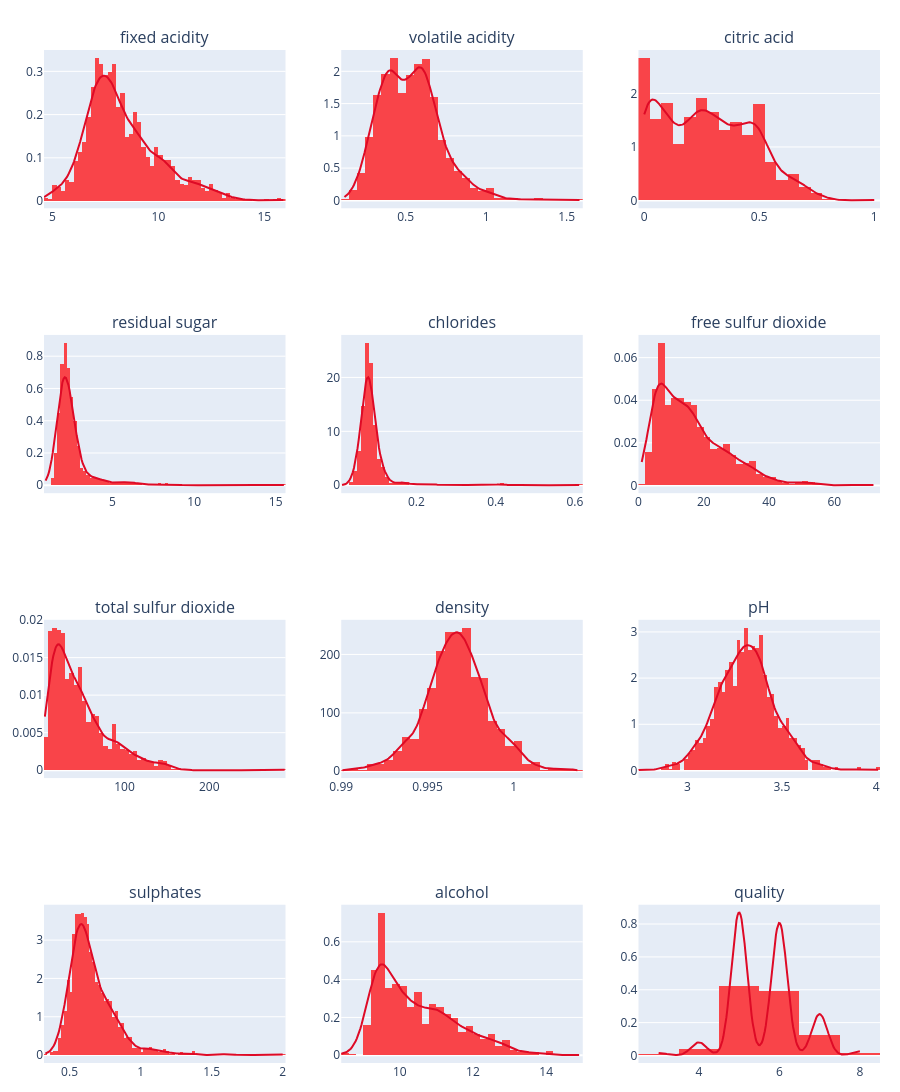

The notebook cell this image was saved under:
### Code cell
import plotly.graph_objects as go
from plotly.subplots import make_subplots
from scipy import stats

fig = make_subplots(
    rows=4,
    cols=3,
    subplot_titles=df.columns
)

for j, col in enumerate(df.columns):
    values = df[col].dropna().values

    row = j // 3 + 1
    column = j % 3 + 1

    # Histogram
    fig.add_trace(
        go.Histogram(
            x=values,
            histnorm="probability density",
            marker_color="#f94449",
            showlegend=False
        ),
        row=row,
        col=column
    )

    # KDE curve (only for numeric columns with sufficient variation)
    if len(values) > 1 and np.std(values) > 0:
        kde = stats.gaussian_kde(values)
        x_range = np.linspace(values.min(), values.max(), 200)

        fig.add_trace(
            go.Scatter(
                x=x_range,
                y=kde(x_range),
                mode="lines",
                line=dict(color="#de0a26", width=2),
                showlegend=False
            ),
            row=row,
            col=column
        )

fig.update_layout(
    height=1200,
    showlegend=False,
    margin={"l": 20, "r": 20, "t": 50, "b": 20}
)

fig.show()

### Figure 1 — Plotly figure (JSON) as saved in the notebook; plotly's stock layout.template omitted (floating-point values rounded to 4 significant figures; data arrays with more than 128 entries replaced by an {"elided": "..."} marker saying what was removed)
{"data": [{"histnorm": "probability density", "marker": {"color": "#f94449"}, "showlegend": false, "type": "histogram", "x": {"elided": "1359 float values"}, "xaxis": "x", "yaxis": "y"}, {"line": {"color": "#de0a26", "width": 2}, "mode": "lines", "showlegend": false, "type": "scatter", "x": {"elided": "200 float values"}, "xaxis": "x", "y": {"elided": "200 float values"}, "yaxis": "y"}, {"histnorm": "probability density", "marker": {"color": "#f94449"}, "showlegend": false, "type": "histogram", "x": {"elided": "1359 float values"}, "xaxis": "x2", "yaxis": "y2"}, {"line": {"color": "#de0a26", "width": 2}, "mode": "lines", "showlegend": false, "type": "scatter", "x": {"elided": "200 float values"}, "xaxis": "x2", "y": {"elided": "200 float values"}, "yaxis": "y2"}, {"histnorm": "probability density", "marker": {"color": "#f94449"}, "showlegend": false, "type": "histogram", "x": {"elided": "1359 float values"}, "xaxis": "x3", "yaxis": "y3"}, {"line": {"color": "#de0a26", "width": 2}, "mode": "lines", "showlegend": false, "type": "scatter", "x": {"elided": "200 float values"}, "xaxis": "x3", "y": {"elided": "200 float values"}, "yaxis": "y3"}, {"histnorm": "probability density", "marker": {"color": "#f94449"}, "showlegend": false, "type": "histogram", "x": {"elided": "1359 float values"}, "xaxis": "x4", "yaxis": "y4"}, {"line": {"color": "#de0a26", "width": 2}, "mode": "lines", "showlegend": false, "type": "scatter", "x": {"elided": "200 float values"}, "xaxis": "x4", "y": {"elided": "200 float values"}, "yaxis": "y4"}, {"histnorm": "probability density", "marker": {"color": "#f94449"}, "showlegend": false, "type": "histogram", "x": {"elided": "1359 float values"}, "xaxis": "x5", "yaxis": "y5"}, {"line": {"color": "#de0a26", "width": 2}, "mode": "lines", "showlegend": false, "type": "scatter", "x": {"elided": "200 float values"}, "xaxis": "x5", "y": {"elided": "200 float values"}, "yaxis": "y5"}, {"histnorm": "probability density", "marker": {"color": "#f94449"}, "showlegend": false, "type": "histogram", "x": {"elided": "1359 float values"}, "xaxis": "x6", "yaxis": "y6"}, {"line": {"color": "#de0a26", "width": 2}, "mode": "lines", "showlegend": false, "type": "scatter", "x": {"elided": "200 float values"}, "xaxis": "x6", "y": {"elided": "200 float values"}, "yaxis": "y6"}, {"histnorm": "probability density", "marker": {"color": "#f94449"}, "showlegend": false, "type": "histogram", "x": {"elided": "1359 float values"}, "xaxis": "x7", "yaxis": "y7"}, {"line": {"color": "#de0a26", "width": 2}, "mode": "lines", "showlegend": false, "type": "scatter", "x": {"elided": "200 float values"}, "xaxis": "x7", "y": {"elided": "200 float values"}, "yaxis": "y7"}, {"histnorm": "probability density", "marker": {"color": "#f94449"}, "showlegend": false, "type": "histogram", "x": {"elided": "1359 float values"}, "xaxis": "x8", "yaxis": "y8"}, {"line": {"color": "#de0a26", "width": 2}, "mode": "lines", "showlegend": false, "type": "scatter", "x": {"elided": "200 float values"}, "xaxis": "x8", "y": {"elided": "200 float values"}, "yaxis": "y8"}, {"histnorm": "probability density", "marker": {"color": "#f94449"}, "showlegend": false, "type": "histogram", "x": {"elided": "1359 float values"}, "xaxis": "x9", "yaxis": "y9"}, {"line": {"color": "#de0a26", "width": 2}, "mode": "lines", "showlegend": false, "type": "scatter", "x": {"elided": "200 float values"}, "xaxis": "x9", "y": {"elided": "200 float values"}, "yaxis": "y9"}, {"histnorm": "probability density", "marker": {"color": "#f94449"}, "showlegend": false, "type": "histogram", "x": {"elided": "1359 float values"}, "xaxis": "x10", "yaxis": "y10"}, {"line": {"color": "#de0a26", "width": 2}, "mode": "lines", "showlegend": false, "type": "scatter", "x": {"elided": "200 float values"}, "xaxis": "x10", "y": {"elided": "200 float values"}, "yaxis": "y10"}, {"histnorm": "probability density", "marker": {"color": "#f94449"}, "showlegend": false, "type": "histogram", "x": {"elided": "1359 float values"}, "xaxis": "x11", "yaxis": "y11"}, {"line": {"color": "#de0a26", "width": 2}, "mode": "lines", "showlegend": false, "type": "scatter", "x": {"elided": "200 float values"}, "xaxis": "x11", "y": {"elided": "200 float values"}, "yaxis": "y11"}, {"histnorm": "probability density", "marker": {"color": "#f94449"}, "showlegend": false, "type": "histogram", "x": {"elided": "1359 int values"}, "xaxis": "x12", "yaxis": "y12"}, {"line": {"color": "#de0a26", "width": 2}, "mode": "lines", "showlegend": false, "type": "scatter", "x": {"elided": "200 float values"}, "xaxis": "x12", "y": {"elided": "200 float values"}, "yaxis": "y12"}], "layout": {"annotations": [{"font": {"size": 16}, "showarrow": false, "text": "fixed acidity", "x": 0.1444, "xanchor": "center", "xref": "paper", "y": 1, "yanchor": "bottom", "yref": "paper"}, {"font": {"size": 16}, "showarrow": false, "text": "volatile acidity", "x": 0.5, "xanchor": "center", "xref": "paper", "y": 1, "yanchor": "bottom", "yref": "paper"}, {"font": {"size": 16}, "showarrow": false, "text": "citric acid", "x": 0.8556, "xanchor": "center", "xref": "paper", "y": 1, "yanchor": "bottom", "yref": "paper"}, {"font": {"size": 16}, "showarrow": false, "text": "residual sugar", "x": 0.1444, "xanchor": "center", "xref": "paper", "y": 0.7188, "yanchor": "bottom", "yref": "paper"}, {"font": {"size": 16}, "showarrow": false, "text": "chlorides", "x": 0.5, "xanchor": "center", "xref": "paper", "y": 0.7188, "yanchor": "bottom", "yref": "paper"}, {"font": {"size": 16}, "showarrow": false, "text": "free sulfur dioxide", "x": 0.8556, "xanchor": "center", "xref": "paper", "y": 0.7188, "yanchor": "bottom", "yref": "paper"}, {"font": {"size": 16}, "showarrow": false, "text": "total sulfur dioxide", "x": 0.1444, "xanchor": "center", "xref": "paper", "y": 0.4375, "yanchor": "bottom", "yref": "paper"}, {"font": {"size": 16}, "showarrow": false, "text": "density", "x": 0.5, "xanchor": "center", "xref": "paper", "y": 0.4375, "yanchor": "bottom", "yref": "paper"}, {"font": {"size": 16}, "showarrow": false, "text": "pH", "x": 0.8556, "xanchor": "center", "xref": "paper", "y": 0.4375, "yanchor": "bottom", "yref": "paper"}, {"font": {"size": 16}, "showarrow": false, "text": "sulphates", "x": 0.1444, "xanchor": "center", "xref": "paper", "y": 0.1562, "yanchor": "bottom", "yref": "paper"}, {"font": {"size": 16}, "showarrow": false, "text": "alcohol", "x": 0.5, "xanchor": "center", "xref": "paper", "y": 0.1562, "yanchor": "bottom", "yref": "paper"}, {"font": {"size": 16}, "showarrow": false, "text": "quality", "x": 0.8556, "xanchor": "center", "xref": "paper", "y": 0.1562, "yanchor": "bottom", "yref": "paper"}], "height": 1200, "margin": {"b": 20, "l": 20, "r": 20, "t": 50}, "showlegend": false, "xaxis": {"anchor": "y", "domain": [0, 0.2889]}, "xaxis10": {"anchor": "y10", "domain": [0, 0.2889]}, "xaxis11": {"anchor": "y11", "domain": [0.3556, 0.6444]}, "xaxis12": {"anchor": "y12", "domain": [0.7111, 1]}, "xaxis2": {"anchor": "y2", "domain": [0.3556, 0.6444]}, "xaxis3": {"anchor": "y3", "domain": [0.7111, 1]}, "xaxis4": {"anchor": "y4", "domain": [0, 0.2889]}, "xaxis5": {"anchor": "y5", "domain": [0.3556, 0.6444]}, "xaxis6": {"anchor": "y6", "domain": [0.7111, 1]}, "xaxis7": {"anchor": "y7", "domain": [0, 0.2889]}, "xaxis8": {"anchor": "y8", "domain": [0.3556, 0.6444]}, "xaxis9": {"anchor": "y9", "domain": [0.7111, 1]}, "yaxis": {"anchor": "x", "domain": [0.8438, 1]}, "yaxis10": {"anchor": "x10", "domain": [0, 0.1562]}, "yaxis11": {"anchor": "x11", "domain": [0, 0.1562]}, "yaxis12": {"anchor": "x12", "domain": [0, 0.1562]}, "yaxis2": {"anchor": "x2", "domain": [0.8438, 1]}, "yaxis3": {"anchor": "x3", "domain": [0.8438, 1]}, "yaxis4": {"anchor": "x4", "domain": [0.5625, 0.7188]}, "yaxis5": {"anchor": "x5", "domain": [0.5625, 0.7188]}, "yaxis6": {"anchor": "x6", "domain": [0.5625, 0.7188]}, "yaxis7": {"anchor": "x7", "domain": [0.2812, 0.4375]}, "yaxis8": {"anchor": "x8", "domain": [0.2812, 0.4375]}, "yaxis9": {"anchor": "x9", "domain": [0.2812, 0.4375]}}}
